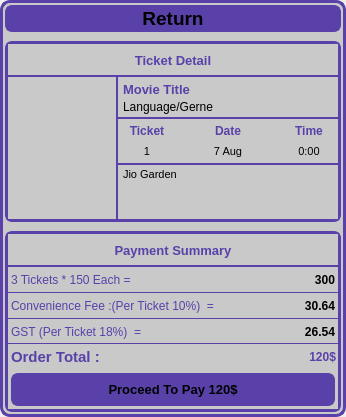
<?xml version="1.0" encoding="UTF-8"?>
<ui version="4.0">
 <class>paymentDialog</class>
 <widget class="QDialog" name="paymentDialog">
  <property name="geometry">
   <rect>
    <x>0</x>
    <y>0</y>
    <width>346</width>
    <height>417</height>
   </rect>
  </property>
  <property name="minimumSize">
   <size>
    <width>0</width>
    <height>0</height>
   </size>
  </property>
  <property name="maximumSize">
   <size>
    <width>16777215</width>
    <height>16777215</height>
   </size>
  </property>
  <property name="windowTitle">
   <string>Dialog</string>
  </property>
  <layout class="QVBoxLayout" name="mainLay">
   <property name="spacing">
    <number>0</number>
   </property>
   <property name="leftMargin">
    <number>0</number>
   </property>
   <property name="topMargin">
    <number>0</number>
   </property>
   <property name="rightMargin">
    <number>0</number>
   </property>
   <property name="bottomMargin">
    <number>0</number>
   </property>
   <item>
    <widget class="QWidget" name="main" native="true">
     <property name="enabled">
      <bool>true</bool>
     </property>
     <property name="font">
      <font>
       <pointsize>8</pointsize>
      </font>
     </property>
     <property name="styleSheet">
      <string notr="true">#main{
	border:3px solid rgb(89, 65, 169);
border-radius:10px;
}
QWidget{
background-color: rgb(201, 201, 201);
}
</string>
     </property>
     <layout class="QVBoxLayout" name="_2" stretch="0,0,0">
      <property name="spacing">
       <number>9</number>
      </property>
      <property name="leftMargin">
       <number>5</number>
      </property>
      <property name="topMargin">
       <number>5</number>
      </property>
      <property name="rightMargin">
       <number>5</number>
      </property>
      <property name="bottomMargin">
       <number>5</number>
      </property>
      <item>
       <widget class="QWidget" name="widget_2" native="true">
        <layout class="QVBoxLayout" name="verticalLayout_15">
         <property name="spacing">
          <number>0</number>
         </property>
         <property name="leftMargin">
          <number>0</number>
         </property>
         <property name="topMargin">
          <number>0</number>
         </property>
         <property name="rightMargin">
          <number>0</number>
         </property>
         <property name="bottomMargin">
          <number>0</number>
         </property>
         <item>
          <widget class="QPushButton" name="pushButton">
           <property name="font">
            <font>
             <family>MS Sans Serif</family>
             <pointsize>14</pointsize>
             <weight>75</weight>
             <bold>true</bold>
            </font>
           </property>
           <property name="styleSheet">
            <string notr="true">border:2px solid rgb(89, 65, 169);
border-radius:7px;
background-color: rgb(89, 65, 169);</string>
           </property>
           <property name="text">
            <string>Return</string>
           </property>
           <property name="icon">
            <iconset>
             <normaloff>C:/Users/admin/Desktop/img/icons/Previous_2-512.png</normaloff>C:/Users/admin/Desktop/img/icons/Previous_2-512.png</iconset>
           </property>
           <property name="flat">
            <bool>true</bool>
           </property>
          </widget>
         </item>
        </layout>
       </widget>
      </item>
      <item>
       <widget class="QWidget" name="__ticket" native="true">
        <property name="styleSheet">
         <string notr="true">#__ticket{border:3px solid rgb(89, 65, 169);border-radius:7px;}</string>
        </property>
        <layout class="QVBoxLayout" name="verticalLayout_5" stretch="1,6">
         <property name="spacing">
          <number>0</number>
         </property>
         <property name="leftMargin">
          <number>3</number>
         </property>
         <property name="topMargin">
          <number>3</number>
         </property>
         <property name="rightMargin">
          <number>3</number>
         </property>
         <property name="bottomMargin">
          <number>3</number>
         </property>
         <item>
          <widget class="QWidget" name="widget_9" native="true">
           <property name="styleSheet">
            <string notr="true">#widget_9{
	border-bottom:2px solid rgb(89, 65, 169);
}</string>
           </property>
           <layout class="QVBoxLayout" name="verticalLayout_9">
            <item>
             <widget class="QLabel" name="kindTicket">
              <property name="font">
               <font>
                <pointsize>10</pointsize>
                <weight>75</weight>
                <bold>true</bold>
               </font>
              </property>
              <property name="styleSheet">
               <string notr="true">color:rgb(89, 65, 169);</string>
              </property>
              <property name="text">
               <string>Ticket Detail</string>
              </property>
              <property name="alignment">
               <set>Qt::AlignCenter</set>
              </property>
             </widget>
            </item>
           </layout>
          </widget>
         </item>
         <item>
          <layout class="QHBoxLayout" name="horizontalLayout" stretch="5,10">
           <property name="spacing">
            <number>0</number>
           </property>
           <item>
            <widget class="QWidget" name="widget_4" native="true">
             <property name="styleSheet">
              <string notr="true">#widget_4{
	border-right:2px solid rgb(89, 65, 169);
}</string>
             </property>
             <layout class="QHBoxLayout" name="horizontalLayout_10">
              <property name="topMargin">
               <number>5</number>
              </property>
              <property name="bottomMargin">
               <number>5</number>
              </property>
              <item>
               <widget class="QLabel" name="poster">
                <property name="text">
                 <string/>
                </property>
               </widget>
              </item>
             </layout>
            </widget>
           </item>
           <item>
            <layout class="QVBoxLayout" name="verticalLayout_4" stretch="0,2,3">
             <property name="spacing">
              <number>3</number>
             </property>
             <item>
              <widget class="QWidget" name="titlegerneWid" native="true">
               <property name="styleSheet">
                <string notr="true">#titlegerneWid{
	border-bottom:2px solid rgb(89, 65, 169);
}</string>
               </property>
               <layout class="QVBoxLayout" name="verticalLayout_3" stretch="0,0">
                <property name="spacing">
                 <number>3</number>
                </property>
                <property name="leftMargin">
                 <number>5</number>
                </property>
                <property name="topMargin">
                 <number>5</number>
                </property>
                <property name="rightMargin">
                 <number>5</number>
                </property>
                <property name="bottomMargin">
                 <number>5</number>
                </property>
                <item>
                 <widget class="QLabel" name="kindTitle">
                  <property name="maximumSize">
                   <size>
                    <width>207</width>
                    <height>16777215</height>
                   </size>
                  </property>
                  <property name="font">
                   <font>
                    <pointsize>10</pointsize>
                    <weight>75</weight>
                    <italic>false</italic>
                    <bold>true</bold>
                   </font>
                  </property>
                  <property name="styleSheet">
                   <string notr="true">color:rgb(89, 65, 169);</string>
                  </property>
                  <property name="text">
                   <string>Movie Title</string>
                  </property>
                  <property name="alignment">
                   <set>Qt::AlignBottom|Qt::AlignLeading|Qt::AlignLeft</set>
                  </property>
                  <property name="wordWrap">
                   <bool>true</bool>
                  </property>
                  <property name="margin">
                   <number>0</number>
                  </property>
                 </widget>
                </item>
                <item>
                 <widget class="QLabel" name="langAndGerne">
                  <property name="font">
                   <font>
                    <italic>false</italic>
                   </font>
                  </property>
                  <property name="styleSheet">
                   <string notr="true"/>
                  </property>
                  <property name="text">
                   <string>Language/Gerne</string>
                  </property>
                  <property name="alignment">
                   <set>Qt::AlignLeading|Qt::AlignLeft|Qt::AlignTop</set>
                  </property>
                  <property name="margin">
                   <number>0</number>
                  </property>
                  <property name="indent">
                   <number>0</number>
                  </property>
                 </widget>
                </item>
               </layout>
              </widget>
             </item>
             <item>
              <widget class="QWidget" name="widget_7" native="true">
               <layout class="QGridLayout" name="gridLayout_2">
                <property name="leftMargin">
                 <number>0</number>
                </property>
                <property name="topMargin">
                 <number>0</number>
                </property>
                <property name="rightMargin">
                 <number>0</number>
                </property>
                <property name="bottomMargin">
                 <number>0</number>
                </property>
                <property name="spacing">
                 <number>0</number>
                </property>
                <item row="0" column="0">
                 <layout class="QHBoxLayout" name="horizontalLayout_8" stretch="3,5,3">
                  <property name="spacing">
                   <number>3</number>
                  </property>
                  <item>
                   <layout class="QVBoxLayout" name="verticalLayout_10">
                    <property name="spacing">
                     <number>3</number>
                    </property>
                    <item>
                     <widget class="QLabel" name="label_15">
                      <property name="font">
                       <font>
                        <weight>75</weight>
                        <bold>true</bold>
                       </font>
                      </property>
                      <property name="styleSheet">
                       <string notr="true">color:rgb(89, 65, 169);</string>
                      </property>
                      <property name="text">
                       <string>Ticket</string>
                      </property>
                      <property name="alignment">
                       <set>Qt::AlignCenter</set>
                      </property>
                     </widget>
                    </item>
                    <item>
                     <widget class="QLabel" name="totalTicket">
                      <property name="text">
                       <string>1</string>
                      </property>
                      <property name="alignment">
                       <set>Qt::AlignCenter</set>
                      </property>
                     </widget>
                    </item>
                   </layout>
                  </item>
                  <item>
                   <layout class="QVBoxLayout" name="verticalLayout_11">
                    <item>
                     <widget class="QLabel" name="label_16">
                      <property name="font">
                       <font>
                        <weight>75</weight>
                        <bold>true</bold>
                       </font>
                      </property>
                      <property name="styleSheet">
                       <string notr="true">color:rgb(89, 65, 169);</string>
                      </property>
                      <property name="text">
                       <string>Date</string>
                      </property>
                      <property name="alignment">
                       <set>Qt::AlignCenter</set>
                      </property>
                     </widget>
                    </item>
                    <item>
                     <widget class="QLabel" name="Date">
                      <property name="text">
                       <string>7 Aug</string>
                      </property>
                      <property name="alignment">
                       <set>Qt::AlignCenter</set>
                      </property>
                     </widget>
                    </item>
                   </layout>
                  </item>
                  <item>
                   <layout class="QVBoxLayout" name="verticalLayout_12">
                    <item>
                     <widget class="QLabel" name="label_18">
                      <property name="font">
                       <font>
                        <weight>75</weight>
                        <bold>true</bold>
                       </font>
                      </property>
                      <property name="styleSheet">
                       <string notr="true">color:rgb(89, 65, 169);</string>
                      </property>
                      <property name="text">
                       <string>Time</string>
                      </property>
                      <property name="alignment">
                       <set>Qt::AlignCenter</set>
                      </property>
                     </widget>
                    </item>
                    <item>
                     <widget class="QLabel" name="Time">
                      <property name="text">
                       <string>0:00</string>
                      </property>
                      <property name="alignment">
                       <set>Qt::AlignCenter</set>
                      </property>
                     </widget>
                    </item>
                   </layout>
                  </item>
                 </layout>
                </item>
               </layout>
              </widget>
             </item>
             <item>
              <widget class="QWidget" name="widget_8" native="true">
               <property name="styleSheet">
                <string notr="true">#widget_8{
	border-top:2px solid rgb(89, 65, 169);
}</string>
               </property>
               <layout class="QVBoxLayout" name="verticalLayout_13">
                <property name="spacing">
                 <number>0</number>
                </property>
                <property name="leftMargin">
                 <number>5</number>
                </property>
                <property name="topMargin">
                 <number>5</number>
                </property>
                <property name="rightMargin">
                 <number>5</number>
                </property>
                <property name="bottomMargin">
                 <number>5</number>
                </property>
                <item>
                 <widget class="QLabel" name="place">
                  <property name="text">
                   <string>Jio Garden</string>
                  </property>
                  <property name="alignment">
                   <set>Qt::AlignLeading|Qt::AlignLeft|Qt::AlignTop</set>
                  </property>
                  <property name="wordWrap">
                   <bool>true</bool>
                  </property>
                  <property name="margin">
                   <number>0</number>
                  </property>
                 </widget>
                </item>
               </layout>
              </widget>
             </item>
            </layout>
           </item>
          </layout>
         </item>
        </layout>
       </widget>
      </item>
      <item>
       <widget class="QWidget" name="__payment" native="true">
        <property name="font">
         <font>
          <pointsize>8</pointsize>
         </font>
        </property>
        <property name="styleSheet">
         <string notr="true">#__payment{border:3px solid rgb(89, 65, 169);border-radius:7px;}</string>
        </property>
        <layout class="QVBoxLayout" name="verticalLayout_6" stretch="20,90">
         <property name="spacing">
          <number>0</number>
         </property>
         <property name="leftMargin">
          <number>3</number>
         </property>
         <property name="topMargin">
          <number>3</number>
         </property>
         <property name="rightMargin">
          <number>3</number>
         </property>
         <property name="bottomMargin">
          <number>3</number>
         </property>
         <item>
          <widget class="QWidget" name="widget_10" native="true">
           <property name="font">
            <font>
             <weight>75</weight>
             <bold>true</bold>
            </font>
           </property>
           <property name="styleSheet">
            <string notr="true">#widget_10{
	border-bottom:2px solid rgb(89, 65, 169);
}</string>
           </property>
           <layout class="QVBoxLayout" name="verticalLayout_8">
            <property name="spacing">
             <number>0</number>
            </property>
            <property name="leftMargin">
             <number>9</number>
            </property>
            <property name="topMargin">
             <number>9</number>
            </property>
            <property name="rightMargin">
             <number>9</number>
            </property>
            <property name="bottomMargin">
             <number>9</number>
            </property>
            <item>
             <widget class="QLabel" name="label_9">
              <property name="font">
               <font>
                <pointsize>10</pointsize>
                <weight>75</weight>
                <bold>true</bold>
               </font>
              </property>
              <property name="styleSheet">
               <string notr="true">color:rgb(89, 65, 169);</string>
              </property>
              <property name="text">
               <string>Payment Summary</string>
              </property>
              <property name="alignment">
               <set>Qt::AlignHCenter|Qt::AlignTop</set>
              </property>
              <property name="margin">
               <number>0</number>
              </property>
             </widget>
            </item>
           </layout>
          </widget>
         </item>
         <item>
          <widget class="QWidget" name="widget_11" native="true">
           <layout class="QVBoxLayout" name="verticalLayout_7" stretch="2,2,2,2,3">
            <property name="spacing">
             <number>0</number>
            </property>
            <property name="sizeConstraint">
             <enum>QLayout::SetDefaultConstraint</enum>
            </property>
            <property name="leftMargin">
             <number>0</number>
            </property>
            <property name="topMargin">
             <number>0</number>
            </property>
            <property name="rightMargin">
             <number>0</number>
            </property>
            <property name="bottomMargin">
             <number>0</number>
            </property>
            <item>
             <widget class="QWidget" name="ticketwid" native="true">
              <property name="styleSheet">
               <string notr="true">
	border-bottom:1px solid rgb(89, 65, 169);
</string>
              </property>
              <layout class="QHBoxLayout" name="horizontalLayout_2">
               <property name="spacing">
                <number>0</number>
               </property>
               <property name="leftMargin">
                <number>3</number>
               </property>
               <property name="topMargin">
                <number>0</number>
               </property>
               <property name="rightMargin">
                <number>3</number>
               </property>
               <property name="bottomMargin">
                <number>0</number>
               </property>
               <item>
                <widget class="QWidget" name="widget_5" native="true">
                 <layout class="QVBoxLayout" name="verticalLayout_14" stretch="0">
                  <property name="spacing">
                   <number>0</number>
                  </property>
                  <property name="leftMargin">
                   <number>0</number>
                  </property>
                  <property name="topMargin">
                   <number>0</number>
                  </property>
                  <property name="rightMargin">
                   <number>0</number>
                  </property>
                  <property name="bottomMargin">
                   <number>0</number>
                  </property>
                  <item>
                   <widget class="QLabel" name="ticketLength">
                    <property name="styleSheet">
                     <string notr="true">color:rgb(89, 65, 169);</string>
                    </property>
                    <property name="text">
                     <string>3 Tickets * 150 Each =</string>
                    </property>
                    <property name="margin">
                     <number>1</number>
                    </property>
                   </widget>
                  </item>
                 </layout>
                </widget>
               </item>
               <item>
                <widget class="QLabel" name="ticketTotal">
                 <property name="font">
                  <font>
                   <weight>75</weight>
                   <bold>true</bold>
                  </font>
                 </property>
                 <property name="text">
                  <string>300</string>
                 </property>
                 <property name="alignment">
                  <set>Qt::AlignRight|Qt::AlignTrailing|Qt::AlignVCenter</set>
                 </property>
                 <property name="margin">
                  <number>5</number>
                 </property>
                </widget>
               </item>
              </layout>
             </widget>
            </item>
            <item>
             <widget class="QWidget" name="convfeewid" native="true">
              <property name="styleSheet">
               <string notr="true">
	border-bottom:1px solid rgb(89, 65, 169);
</string>
              </property>
              <layout class="QHBoxLayout" name="horizontalLayout_12">
               <property name="spacing">
                <number>5</number>
               </property>
               <property name="leftMargin">
                <number>3</number>
               </property>
               <property name="topMargin">
                <number>0</number>
               </property>
               <property name="rightMargin">
                <number>3</number>
               </property>
               <property name="bottomMargin">
                <number>0</number>
               </property>
               <item>
                <widget class="QWidget" name="widget" native="true">
                 <layout class="QHBoxLayout" name="horizontalLayout_11">
                  <property name="spacing">
                   <number>0</number>
                  </property>
                  <property name="leftMargin">
                   <number>0</number>
                  </property>
                  <property name="topMargin">
                   <number>0</number>
                  </property>
                  <property name="rightMargin">
                   <number>0</number>
                  </property>
                  <property name="bottomMargin">
                   <number>0</number>
                  </property>
                  <item>
                   <widget class="QLabel" name="label_3">
                    <property name="sizePolicy">
                     <sizepolicy hsizetype="Preferred" vsizetype="Preferred">
                      <horstretch>0</horstretch>
                      <verstretch>0</verstretch>
                     </sizepolicy>
                    </property>
                    <property name="styleSheet">
                     <string notr="true">color:rgb(89, 65, 169);</string>
                    </property>
                    <property name="text">
                     <string>Convenience Fee :(Per Ticket 10%)  =</string>
                    </property>
                    <property name="margin">
                     <number>1</number>
                    </property>
                   </widget>
                  </item>
                  <item>
                   <widget class="QLabel" name="convFees">
                    <property name="sizePolicy">
                     <sizepolicy hsizetype="Preferred" vsizetype="Preferred">
                      <horstretch>0</horstretch>
                      <verstretch>0</verstretch>
                     </sizepolicy>
                    </property>
                    <property name="font">
                     <font>
                      <weight>75</weight>
                      <bold>true</bold>
                     </font>
                    </property>
                    <property name="text">
                     <string>30.64</string>
                    </property>
                    <property name="alignment">
                     <set>Qt::AlignRight|Qt::AlignTrailing|Qt::AlignVCenter</set>
                    </property>
                    <property name="margin">
                     <number>5</number>
                    </property>
                   </widget>
                  </item>
                 </layout>
                </widget>
               </item>
              </layout>
             </widget>
            </item>
            <item>
             <widget class="QWidget" name="getwid" native="true">
              <property name="styleSheet">
               <string notr="true">
	border-bottom:1px solid rgb(89, 65, 169);
</string>
              </property>
              <layout class="QHBoxLayout" name="horizontalLayout_3">
               <property name="spacing">
                <number>0</number>
               </property>
               <property name="leftMargin">
                <number>3</number>
               </property>
               <property name="topMargin">
                <number>0</number>
               </property>
               <property name="rightMargin">
                <number>3</number>
               </property>
               <property name="bottomMargin">
                <number>0</number>
               </property>
               <item>
                <widget class="QLabel" name="label_5">
                 <property name="sizePolicy">
                  <sizepolicy hsizetype="Preferred" vsizetype="Preferred">
                   <horstretch>0</horstretch>
                   <verstretch>0</verstretch>
                  </sizepolicy>
                 </property>
                 <property name="styleSheet">
                  <string notr="true">color:rgb(89, 65, 169);</string>
                 </property>
                 <property name="text">
                  <string>GST (Per Ticket 18%)  =</string>
                 </property>
                 <property name="alignment">
                  <set>Qt::AlignLeading|Qt::AlignLeft|Qt::AlignVCenter</set>
                 </property>
                 <property name="margin">
                  <number>1</number>
                 </property>
                </widget>
               </item>
               <item>
                <widget class="QLabel" name="gst">
                 <property name="font">
                  <font>
                   <weight>75</weight>
                   <bold>true</bold>
                  </font>
                 </property>
                 <property name="text">
                  <string>26.54</string>
                 </property>
                 <property name="alignment">
                  <set>Qt::AlignRight|Qt::AlignTrailing|Qt::AlignVCenter</set>
                 </property>
                 <property name="margin">
                  <number>5</number>
                 </property>
                </widget>
               </item>
              </layout>
             </widget>
            </item>
            <item>
             <widget class="QWidget" name="totalid" native="true">
              <layout class="QHBoxLayout" name="horizontalLayout_5">
               <property name="leftMargin">
                <number>3</number>
               </property>
               <property name="topMargin">
                <number>3</number>
               </property>
               <property name="rightMargin">
                <number>2</number>
               </property>
               <property name="bottomMargin">
                <number>3</number>
               </property>
               <item>
                <widget class="QLabel" name="label_7">
                 <property name="font">
                  <font>
                   <pointsize>11</pointsize>
                   <weight>75</weight>
                   <bold>true</bold>
                  </font>
                 </property>
                 <property name="styleSheet">
                  <string notr="true">color:rgb(89, 65, 169);</string>
                 </property>
                 <property name="text">
                  <string>Order Total :</string>
                 </property>
                 <property name="margin">
                  <number>1</number>
                 </property>
                </widget>
               </item>
               <item>
                <widget class="QLabel" name="totalOrder">
                 <property name="font">
                  <font>
                   <pointsize>9</pointsize>
                   <weight>75</weight>
                   <bold>true</bold>
                  </font>
                 </property>
                 <property name="styleSheet">
                  <string notr="true">color:rgb(89, 65, 169);</string>
                 </property>
                 <property name="text">
                  <string>120$</string>
                 </property>
                 <property name="alignment">
                  <set>Qt::AlignRight|Qt::AlignTrailing|Qt::AlignVCenter</set>
                 </property>
                 <property name="margin">
                  <number>6</number>
                 </property>
                </widget>
               </item>
              </layout>
             </widget>
            </item>
            <item>
             <layout class="QHBoxLayout" name="payprocesswid">
              <property name="spacing">
               <number>9</number>
              </property>
              <item>
               <layout class="QHBoxLayout" name="horizontalLayout_6">
                <property name="leftMargin">
                 <number>3</number>
                </property>
                <property name="topMargin">
                 <number>3</number>
                </property>
                <property name="rightMargin">
                 <number>3</number>
                </property>
                <property name="bottomMargin">
                 <number>3</number>
                </property>
                <item>
                 <widget class="QPushButton" name="PayProcess">
                  <property name="sizePolicy">
                   <sizepolicy hsizetype="Preferred" vsizetype="Preferred">
                    <horstretch>0</horstretch>
                    <verstretch>0</verstretch>
                   </sizepolicy>
                  </property>
                  <property name="font">
                   <font>
                    <pointsize>10</pointsize>
                    <weight>75</weight>
                    <bold>true</bold>
                   </font>
                  </property>
                  <property name="cursor">
                   <cursorShape>PointingHandCursor</cursorShape>
                  </property>
                  <property name="styleSheet">
                   <string notr="true">border:2px solid rgb(89, 65, 169);
border-radius:7px;
background-color: rgb(89, 65, 169);
</string>
                  </property>
                  <property name="text">
                   <string>Proceed To Pay 120$</string>
                  </property>
                 </widget>
                </item>
               </layout>
              </item>
             </layout>
            </item>
           </layout>
          </widget>
         </item>
        </layout>
       </widget>
      </item>
     </layout>
    </widget>
   </item>
  </layout>
 </widget>
 <resources/>
 <connections/>
</ui>
